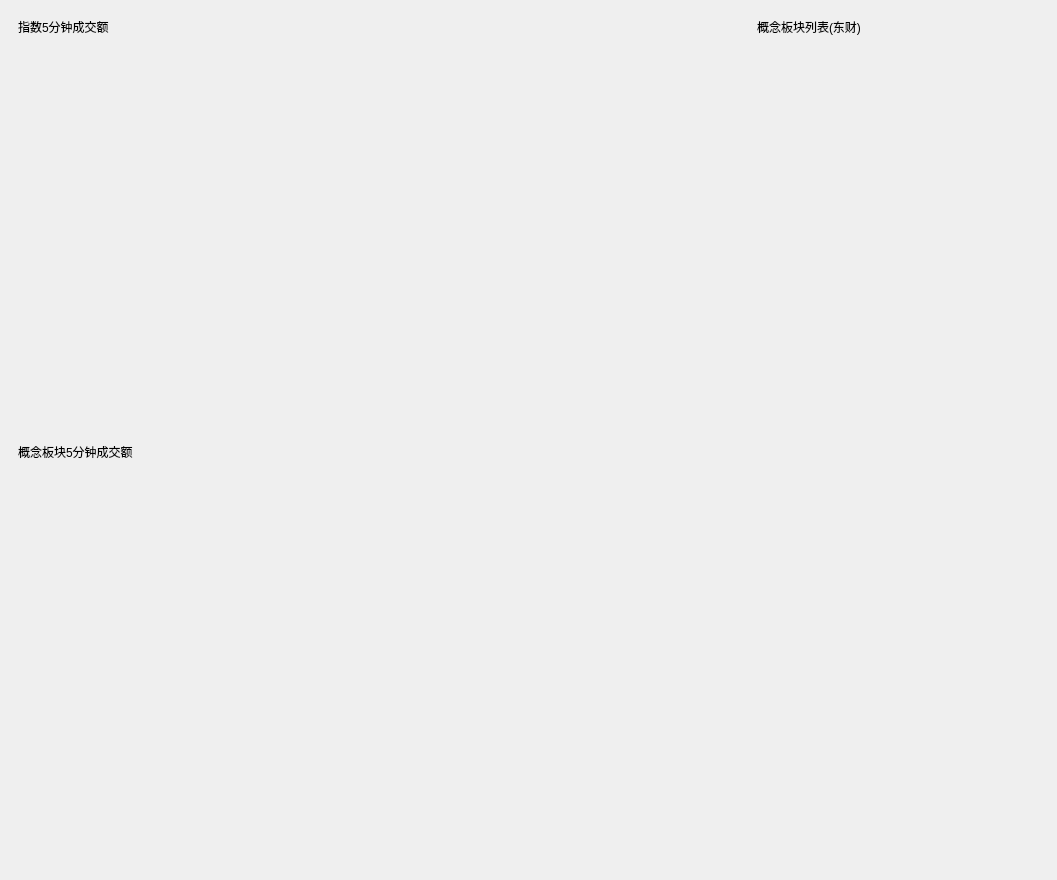
<?xml version="1.0" encoding="UTF-8"?>
<ui version="4.0">
 <class>MainWindow</class>
 <widget class="QMainWindow" name="MainWindow">
  <property name="geometry">
   <rect>
    <x>0</x>
    <y>0</y>
    <width>1057</width>
    <height>880</height>
   </rect>
  </property>
  <property name="windowTitle">
   <string>MainWindow</string>
  </property>
  <widget class="QWidget" name="centralwidget">
   <layout class="QHBoxLayout" name="horizontalLayout_2">
    <item>
     <widget class="QFrame" name="mainFrame">
      <property name="sizePolicy">
       <sizepolicy hsizetype="Expanding" vsizetype="Preferred">
        <horstretch>0</horstretch>
        <verstretch>0</verstretch>
       </sizepolicy>
      </property>
      <property name="minimumSize">
       <size>
        <width>500</width>
        <height>0</height>
       </size>
      </property>
      <property name="frameShape">
       <enum>QFrame::Shape::NoFrame</enum>
      </property>
      <property name="frameShadow">
       <enum>QFrame::Shadow::Plain</enum>
      </property>
      <layout class="QVBoxLayout" name="verticalLayout">
       <item>
        <widget class="QLabel" name="indexTitle">
         <property name="text">
          <string>指数5分钟成交额</string>
         </property>
        </widget>
       </item>
       <item>
        <widget class="QWidget" name="indexChartWidget" native="true">
         <property name="sizePolicy">
          <sizepolicy hsizetype="Preferred" vsizetype="Expanding">
           <horstretch>0</horstretch>
           <verstretch>0</verstretch>
          </sizepolicy>
         </property>
         <property name="minimumSize">
          <size>
           <width>0</width>
           <height>300</height>
          </size>
         </property>
         <property name="maximumSize">
          <size>
           <width>16777215</width>
           <height>500</height>
          </size>
         </property>
         <property name="sizeIncrement">
          <size>
           <width>1</width>
           <height>0</height>
          </size>
         </property>
        </widget>
       </item>
       <item>
        <widget class="QLabel" name="contractTitle">
         <property name="text">
          <string>概念板块5分钟成交额</string>
         </property>
        </widget>
       </item>
       <item>
        <widget class="QWidget" name="contractChartWidget" native="true">
         <property name="sizePolicy">
          <sizepolicy hsizetype="Preferred" vsizetype="Expanding">
           <horstretch>0</horstretch>
           <verstretch>0</verstretch>
          </sizepolicy>
         </property>
         <property name="minimumSize">
          <size>
           <width>0</width>
           <height>300</height>
          </size>
         </property>
         <property name="maximumSize">
          <size>
           <width>16777215</width>
           <height>500</height>
          </size>
         </property>
        </widget>
       </item>
      </layout>
      <zorder>contractChartWidget</zorder>
      <zorder>contractTitle</zorder>
      <zorder>indexTitle</zorder>
      <zorder>indexChartWidget</zorder>
     </widget>
    </item>
    <item>
     <widget class="QFrame" name="leftFrame">
      <property name="minimumSize">
       <size>
        <width>300</width>
        <height>0</height>
       </size>
      </property>
      <property name="maximumSize">
       <size>
        <width>300</width>
        <height>16777215</height>
       </size>
      </property>
      <property name="frameShape">
       <enum>QFrame::Shape::NoFrame</enum>
      </property>
      <property name="frameShadow">
       <enum>QFrame::Shadow::Plain</enum>
      </property>
      <layout class="QVBoxLayout" name="verticalLayout_2">
       <item>
        <widget class="QLabel" name="contractTableTitle">
         <property name="maximumSize">
          <size>
           <width>16777215</width>
           <height>50</height>
          </size>
         </property>
         <property name="text">
          <string>概念板块列表(东财)</string>
         </property>
        </widget>
       </item>
       <item>
        <widget class="QWidget" name="contractTableView" native="true">
         <property name="sizePolicy">
          <sizepolicy hsizetype="Preferred" vsizetype="Expanding">
           <horstretch>0</horstretch>
           <verstretch>0</verstretch>
          </sizepolicy>
         </property>
         <property name="minimumSize">
          <size>
           <width>0</width>
           <height>300</height>
          </size>
         </property>
         <property name="maximumSize">
          <size>
           <width>500</width>
           <height>6666666</height>
          </size>
         </property>
        </widget>
       </item>
      </layout>
     </widget>
    </item>
   </layout>
  </widget>
 </widget>
 <resources/>
 <connections/>
</ui>
